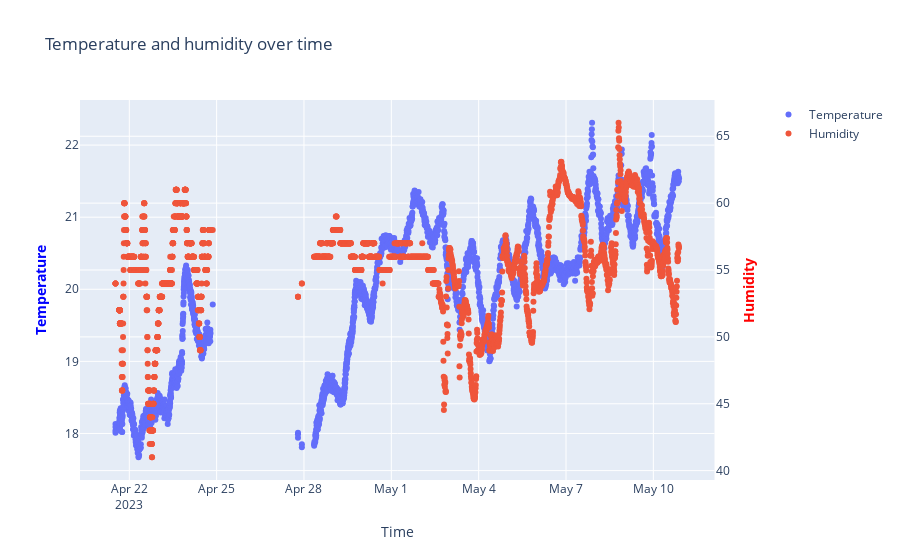

The cell this chart's notebook holds for it:
### Code cell
fig = make_subplots(specs=[[{"secondary_y": True}]])

fig.add_trace(
go.Scatter(x=df['timestamp'],y=df['temperature'], name="Temperature", mode='markers'),
secondary_y=False,
)

fig.add_trace(
go.Scatter(x=df['timestamp'],y=df['humidity'], name="Humidity", mode='markers'),
secondary_y=True,
)

fig.update_layout(
title_text="Temperature and humidity over time"
)

# Set x-axis title
fig.update_xaxes(title_text="Time")

# Set y-axes titles
fig.update_yaxes(title_text="<b>Temperature</b>", title_font_color='blue', secondary_y=False)
fig.update_yaxes(title_text="<b>Humidity</b>", title_font_color='red', secondary_y=True)

### Figure 1 — Plotly figure (JSON) as saved in the notebook; plotly's stock layout.template omitted (floating-point values rounded to 4 significant figures; data arrays with more than 128 entries replaced by an {"elided": "..."} marker saying what was removed)
{"data": [{"mode": "markers", "name": "Temperature", "type": "scatter", "x": {"elided": "3046 str values"}, "xaxis": "x", "y": {"elided": "3046 float values"}, "yaxis": "y"}, {"mode": "markers", "name": "Humidity", "type": "scatter", "x": {"elided": "3046 str values"}, "xaxis": "x", "y": {"elided": "3046 float values"}, "yaxis": "y2"}], "layout": {"title": {"text": "Temperature and humidity over time"}, "xaxis": {"anchor": "y", "domain": [0, 0.94], "title": {"text": "Time"}}, "yaxis": {"anchor": "x", "domain": [0, 1], "title": {"font": {"color": "blue"}, "text": "<b>Temperature</b>"}}, "yaxis2": {"anchor": "x", "overlaying": "y", "side": "right", "title": {"font": {"color": "red"}, "text": "<b>Humidity</b>"}}}}
